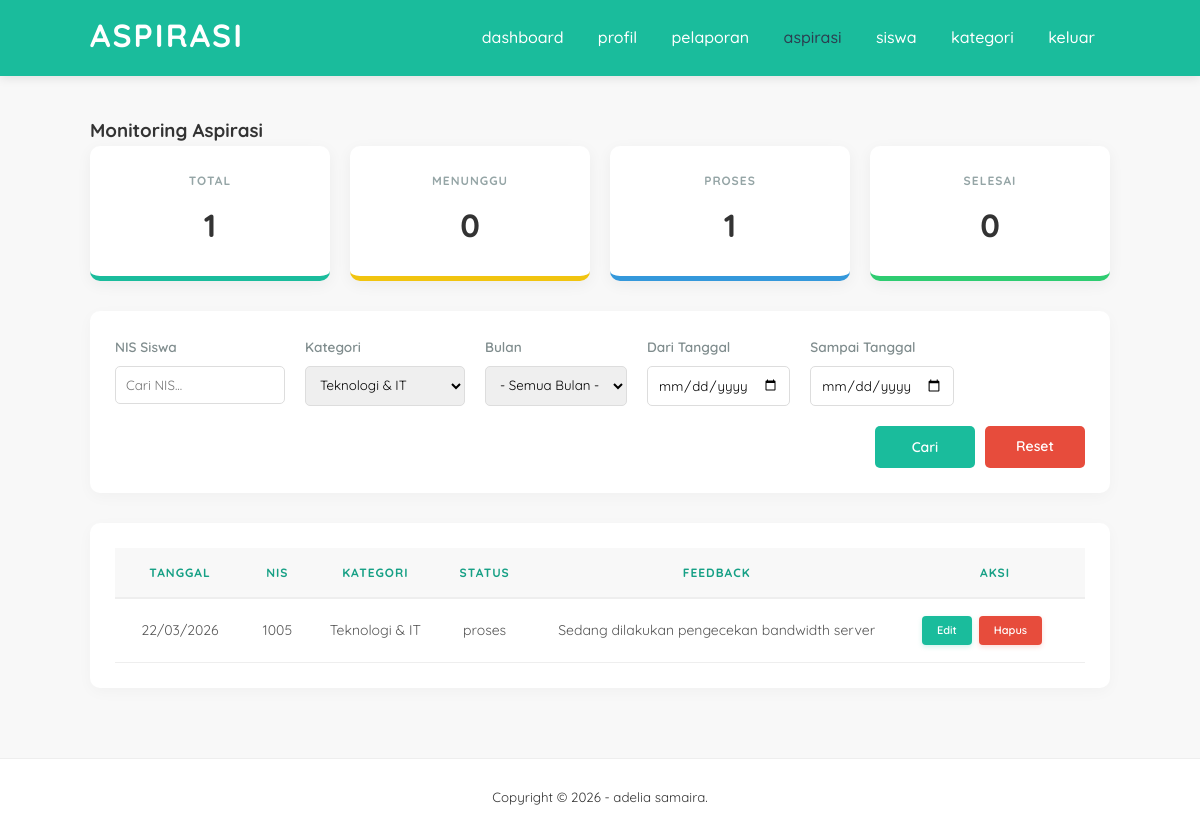
Screenshot of /websiswa/aspirasi.php?filter_kat=7 (signed in) with the database file from the repository.
### tables this page shows
CREATE TABLE `aspirasi` (
  `id_aspirasi` int(5) NOT NULL,
  `status` enum('menunggu','proses','selesai') NOT NULL DEFAULT 'menunggu',
  `id_pelaporan` int(5) NOT NULL,
  `feedback` varchar(100) NOT NULL,
  `tanggal_input` date NOT NULL DEFAULT current_timestamp()
);

CREATE TABLE `input_aspirasi` (
  `id_pelaporan` int(5) NOT NULL,
  `nis` int(10) NOT NULL,
  `id_kategori` int(5) NOT NULL,
  `lokasi` varchar(50) NOT NULL,
  `ket` varchar(50) NOT NULL,
  `tanggal_input` date NOT NULL DEFAULT current_timestamp()
);

CREATE TABLE `kategori` (
  `id_kategori` int(5) NOT NULL,
  `ket_kategori` varchar(30) NOT NULL
);

### websiswa/aspirasi.php (the view, shortened to what this page needs)
<?php
include 'db.php';
$where = " WHERE 1=1 ";
if (!empty($_GET['filter_kat'])) {
    $kat = mysqli_real_escape_string($conn, $_GET['filter_kat']);
    $where .= " AND input_aspirasi.id_kategori = '$kat' ";
}
$count_all = mysqli_query($conn, "SELECT id_aspirasi FROM aspirasi LEFT JOIN input_aspirasi USING (id_pelaporan) $where");
$total_aspirasi = mysqli_num_rows($count_all);
$count_menunggu = mysqli_query($conn, "SELECT id_aspirasi FROM aspirasi LEFT JOIN input_aspirasi USING (id_pelaporan) $where AND status = 'menunggu'");
$total_menunggu = mysqli_num_rows($count_menunggu);
$count_proses = mysqli_query($conn, "SELECT id_aspirasi FROM aspirasi LEFT JOIN input_aspirasi USING (id_pelaporan) $where AND status = 'proses'");
$total_proses = mysqli_num_rows($count_proses);
$count_selesai = mysqli_query($conn, "SELECT id_aspirasi FROM aspirasi LEFT JOIN input_aspirasi USING (id_pelaporan) $where AND status = 'selesai'");
$total_selesai = mysqli_num_rows($count_selesai);
$query_str = "SELECT * FROM aspirasi
                  LEFT JOIN input_aspirasi USING (id_pelaporan)
                  LEFT JOIN kategori USING (id_kategori)
                  $where
                  ORDER BY id_aspirasi DESC";
$aspirasi = mysqli_query($conn, $query_str);
?>
<!DOCTYPE html>
<html>
<head>
    <link rel="stylesheet" type="text/css" href="css/style.css">
</head>
<body>
    <header>
        <div class="container">
            <h1><a href="dashboard.php">aspirasi</a></h1>
            <ul>
                <li><a href="dashboard.php">dashboard</a></li>
                <li><a href="profil.php">profil</a></li>
                <li><a href="pelaporan.php">pelaporan</a></li>
                <li><a href="aspirasi.php" class="active">aspirasi</a></li>
                <li><a href="siswa.php">siswa</a></li>
                <li><a href="kategori.php">kategori</a></li>
                <li><a href="keluar.php">keluar</a></li>
            </ul>
        </div>
    </header>
    <div class="section">
        <div class="container">
            <h3>Monitoring Aspirasi</h3>
            <div class="card-container">
                <div class="card">
                    <h4>Total</h4>
                    <p><?php echo $total_aspirasi; ?></p>
                </div>
                <div class="card" style="border-bottom-color: #f1c40f;">
                    <h4>Menunggu</h4>
                    <p><?php echo $total_menunggu; ?></p>
                </div>
                <div class="card" style="border-bottom-color: #3498db;">
                    <h4>Proses</h4>
                    <p><?php echo $total_proses; ?></p>
                </div>
                <div class="card" style="border-bottom-color: #2ecc71;">
                    <h4>Selesai</h4>
                    <p><?php echo $total_selesai; ?></p>
                </div>
            </div>
            <div class="box">
                <form action="" method="GET" class="filter-form">
                    <div class="filter-inputs-wrapper">
                        <div class="filter-group">
                            <label>NIS Siswa</label>
                            <input type="number" name="search_nis" placeholder="Cari NIS..."
                                value="<?php echo @$_GET['search_nis'] ?>">
                        </div>
                        <div class="filter-group">
                            <label>Kategori</label>
                            <select name="filter_kat">
                                <?php
                                $kategori = mysqli_query($conn, "SELECT * FROM kategori ORDER BY ket_kategori ASC");
                                while ($k = mysqli_fetch_array($kategori)) {
                                    ?>
                                    <option value="<?php echo $k['id_kategori'] ?>" <?php echo (@$_GET['filter_kat'] == $k['id_kategori']) ? 'selected' : '' ?>>
                                        <?php echo $k['ket_kategori'] ?></option>
                                <?php } ?>
                            </select>
                        </div>
                        <div class="filter-group">
                            <label>Bulan</label>
                            <select name="filter_month">
                                <option value="">- Semua Bulan -</option>
                            </select>
                        </div>
                        <div class="filter-group">
                            <label>Dari Tanggal</label>
                            <input type="date" name="date_from" value="<?php echo @$_GET['date_from'] ?>">
                        </div>
                        <div class="filter-group">
                            <label>Sampai Tanggal</label>
                            <input type="date" name="date_to" value="<?php echo @$_GET['date_to'] ?>">
                        </div>
                    </div>
                    <div class="filter-actions-wrapper">
                        <button type="submit" class="btn-filter">Cari</button>
                        <a href="aspirasi.php" class="btn-reset">Reset</a>
                    </div>
                </form>
            </div>
            <div class="box">
                <table border="0" cellspacing="0" class="table">
                    <thead>
                        <tr>
                            <th width="130px">Tanggal</th>
                            <th>NIS</th>
                            <th>Kategori</th>
                            <th>Status</th>
                            <th>Feedback</th>
                            <th width="180px">Aksi</th>
                        </tr>
                    </thead>
                    <tbody>
                        <?php
                        if (mysqli_num_rows($aspirasi) > 0) {
                            while ($row = mysqli_fetch_array($aspirasi)) {
                                ?>
                                <tr>
                                    <td><?php echo date('d/m/Y', strtotime($row['tanggal_input'])) ?></td>
                                    <td><?php echo $row['nis'] ?></td>
                                    <td><?php echo $row['ket_kategori'] ?></td>
                                    <td>
                                        <span class="status-label <?php echo $row['status'] ?>">
                                            <?php echo $row['status'] ?>
                                        </span>
                                    </td>
                                    <td>
                                        <?php echo $row['feedback'] ?>
                                    </td>
                                    <td>
                                        <div class="btn-container">
                                            <a href="edit-aspirasi.php?id=<?php echo $row['id_aspirasi'] ?>"
                                                class="edit">Edit</a>
                                            <a href="proses-hapus.php?aspirasi=<?php echo $row['id_aspirasi'] ?>" class="hapus"
                                                onclick="return confirm('Yakin hapus aspirasi ini?')">Hapus</a>
                                        </div>
                                    </td>
                                </tr>
                            <?php }
                        } else { ?>
                            <tr>
                                <td colspan="6" align="center">Tidak ada data ditemukan.</td>
                            </tr>
                        <?php } ?>
                    </tbody>
                </table>
            </div>
        </div>
    </div>
    <footer>
        <div class="container">
            <small>Copyright &copy; 2026 - adelia samaira.</small>
        </div>
    </footer>
</body>
</html>

### websiswa/css/style.css (style rules this page uses)
:root { --primary-color: #1ABC9C; --secondary-color: #16a085; --bg-light: #f8f8f8; --text-dark: #333; --radius: 10px; --danger: #e74c3c; --warning: #f1c40f; }
* { padding: 0; margin: 0; font-family: 'Quicksand', sans-serif; box-sizing: border-box; }
body { background-color: var(--bg-light); color: var(--text-dark); line-height: 1.6; min-height: 100vh; display: flex; flex-direction: column; }
a { color: inherit; text-decoration: none; transition: 0.3s; }
.btn-container { display: flex; gap: 3px; }
.table td a.edit, .table td a.hapus, .table td a.kelola { display: inline-block; padding: 6px 15px; border-radius: 4px; font-size: 11px; font-weight: 600; text-decoration: none; text-transform: capitalize; color: #fff !important; transition: all 0.3s ease; border: none; cursor: pointer; margin: 2px; }
.table td a.edit, .table td a.kelola { background-color: var(--primary-color); box-shadow: 0 2px 5px rgba(26, 188, 156, 0.2); }
.table td a.hapus { background-color: var(--danger); box-shadow: 0 2px 5px rgba(231, 76, 60, 0.2); }
.container { width: 85%; margin: 0 auto; }
.container:after { content: ''; display: block; clear: both; }
.section { padding: 40px 0; flex: 1; }
header { background-color: var(--primary-color); color: #fff; padding: 10px 0; box-shadow: 0 2px 10px rgba(0,0,0,0.1); }
header h1 { float: left; text-transform: uppercase; letter-spacing: 2px; }
header ul { float: right; list-style: none; }
header ul li { display: inline-block; }
header ul li a { padding: 15px; display: inline-block; font-weight: 500; }
header ul li a:hover, header ul li a.active { color: #2c3e50; }
.box { background-color: #fff; border-radius: var(--radius); padding: 25px; margin-bottom: 30px; box-shadow: 0 4px 15px rgba(0,0,0,0.03); }
.card-container { display: flex; justify-content: space-between; gap: 20px; margin-bottom: 30px; flex-wrap: wrap; }
.card { flex: 1; min-width: 200px; background: #fff; padding: 25px; border-radius: var(--radius); text-align: center; box-shadow: 0 4px 15px rgba(0,0,0,0.05); border-bottom: 5px solid var(--primary-color); transition: transform 0.3s ease; }
.card h4 { text-transform: uppercase; font-size: 0.75rem; color: #95a5a6; margin-bottom: 10px; letter-spacing: 1px; }
.card p { font-size: 2rem; font-weight: bold; color: var(--text-dark); }
.filter-form { display: flex; justify-content: flex-end; align-items: flex-end; flex-wrap: wrap; gap: 20px; }
.filter-inputs-wrapper { flex: 1; display: flex; justify-content: flex-start; gap: 20px; }
.filter-group { display: flex; flex-direction: column; gap: 8px; }
.filter-group label { font-weight: 600; font-size: 0.85rem; color: #7f8c8d; }
.filter-group input { padding: 10px; border: 1px solid #ddd; border-radius: 5px; outline: none; }
.filter-group select { padding: 10px; border: 1px solid #ddd; border-radius: 5px; outline: none; }
.filter-actions-wrapper { display: flex; gap: 10px; align-items: flex-end; }
.btn-filter, .btn-reset { display: inline-flex; align-items: center; justify-content: center; width: 100px; height: 42px; padding: 0; text-align: center; border-radius: 5px; font-weight: 600; font-size: 14px; cursor: pointer; border: none; transition: 0.3s; }
.btn-filter { background-color: var(--primary-color); color: white; }
.btn-reset { background-color: var(--danger); color: white; }
.table { width: 100%; border-collapse: collapse; }
.table thead th { background-color: var(--bg-light); color: var(--secondary-color); text-transform: uppercase; font-size: 12px; letter-spacing: 1px; padding: 15px; text-align: center; border-bottom: 2px solid #eee; }
.table tbody td { padding: 15px; border-bottom: 1px solid #eee; text-align: center; font-size: 14px; color: #555; vertical-align: middle; }
footer { padding: 25px 0; text-align: center; background-color: #fff; border-top: 1px solid #eee; }

### rows the page displays
aspirasi: id_pelaporan.tanggal_input "22/03/2026", id_pelaporan.nis "1005", kategori.ket_kategori "Teknologi & IT", status "proses", feedback "Sedang dilakukan pengecekan bandwidth server"

### other values shown
$total_aspirasi "1"
$total_menunggu "0"
$total_proses "1"
$total_selesai "0"
form field filter_kat "Teknologi & IT"
